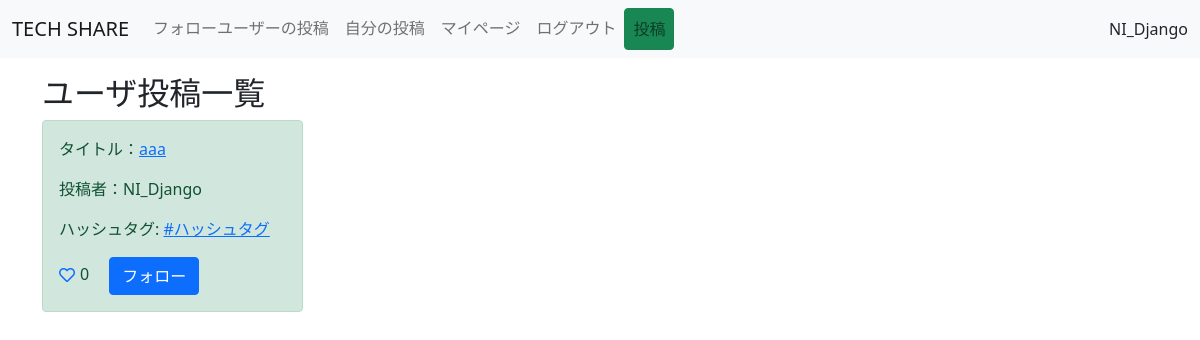
The page /mypost/ (signed in) on the database its author committed.
### snsapp/models.py (models this page shows, shortened)
class Post(models.Model):
   title = models.CharField(max_length=100)
   content = MarkdownxField('本文', help_text='Markdown形式で書いてください。')
   user = models.ForeignKey(User, on_delete=models.CASCADE)
   like = models.ManyToManyField(User, related_name='related_post', blank=True)
   created_at = models.DateTimeField(auto_now_add=True)
   tag = models.ManyToManyField(Tag)
   class Meta:
       ordering = ["-created_at"]

class Tag(models.Model):
    name = models.CharField(max_length=50)

### snsapp/views.py (the view)
# urls.py: path('mypost/', MyPost.as_view(), name='mypost'),
class MyPost(LoginRequiredMixin, ListView):
   model = Post
   template_name = 'snsapp/list.html'
   def get_queryset(self):
       return Post.objects.filter(user=self.request.user)

### template/snsapp/list.html (shortened to what this page needs)
{% extends 'base.html' %}
{% load static %}
{% block customcss %}
    <link rel="stylesheet" href="{% static 'style.css' %}">
{% endblock customcss %}
{% block content %}
<div class="container mt-3">
  <h2>ユーザ投稿一覧</h2>
  <div class="row">
    {% for item in object_list %}
    <div class="col-md-3">
      <div class="alert alert-success" role="alert">
         <p>タイトル：<a href="{% url 'snsapp:detail' item.pk %}">{{item.title}}</a></p>
         <p>投稿者：{{item.user.username}}</p>
         {% if item.tag.all %}
         <p>
           ハッシュタグ:
           {% for tag in item.tag.all %}
              {% if tag.name %}
              <a href="{% url 'snsapp:tagged-posts' tag.name %}">#{{ tag.name }}</a>
              {% endif %}
           {% endfor %}
         </p>
         {% endif %}
         {% if request.user in item.like.all %}
         <a href="{% url 'snsapp:like-home' item.pk %}" class="like-btn add-color" tabindex="-1" role="button" aria-disabled="true"><i class="far fa-heart"></i></a>{{item.like.count}}
         {% else %}
         <a href="{% url 'snsapp:like-home' item.pk %}" class="like-btn" tabindex="-1" role="button" aria-disabled="true"><i class="far fa-heart"></i></a>{{item.like.count}}
         {% endif %}
         {% if item.user in connection.0.following.all %}
         <a href="{% url 'account:follow-home' item.pk %}" class="btn btn-danger ms-3" tabindex="-1" role="button" aria-disabled="true">フォロー解除</a>
         {% else %}
         <a href="{% url 'account:follow-home' item.pk %}" class="btn btn-primary ms-3" tabindex="-1" role="button" aria-disabled="true">フォロー</a>
         {% endif %}
      </div>
    </div>
    {% endfor %}
  </div>
</div>
{% endblock content %}

### template/base.html (shortened to what this page needs)
{% load static %}
<!doctype html>
<html lang="ja">
  <head>
    <link href="https://cdn.jsdelivr.net/npm/bootstrap@5.0.0-beta3/dist/css/bootstrap.min.css" rel="stylesheet">
    <link rel="stylesheet" href="https://use.fontawesome.com/releases/v5.15.1/css/all.css">
    {% block customcss %}
    {% endblock customcss %}
  </head>
  <body>
    <nav class="navbar navbar-expand-lg navbar-light bg-light mb-3">
        <div class="container-fluid">
          <a class="navbar-brand" href="{% url 'snsapp:home' %}">TECH SHARE</a>
          <div class="collapse navbar-collapse" id="navbarNavAltMarkup">
            <div class="navbar-nav">
              <a class="nav-link" href="{% url 'account:follow-list' %}">フォローユーザーの投稿</a>
              <a class="nav-link" href="{% url 'snsapp:mypost' %}">自分の投稿</a>
              {% if user.is_authenticated %}
              <a class="nav-link" href="{% url 'account:my_page' request.user.pk %}">マイページ</a>
              <a class="nav-link" href="{% url 'account:logout' %}">ログアウト</a>
              {% else %}
              <a class="nav-link" href="{% url 'account:login' %}">ログイン</a>
              <a class="nav-link" href="{% url 'account:signup' %}">サインアップ</a>
              {% endif %}
              <a class="nav-link btn btn-success" href="{% url 'snsapp:create' %}" role="button">投稿</a>
            </div>
          </div>
          <div>
            {% if not user.is_authenticated %}
              ログイン or サインアップしてください
            {% else %}
              {{ request.user.username }}
            {% endif %}
          </div>
        </div>
      </nav>
      {% block content %}
      {% endblock content %}
  </body>
</html>

### static/style.css (style rules this page uses)
.like-btn { display: inline-block; margin-right: 5px; }

### rows shown on the page
Post: title "aaa", user.username "NI_Django", like.count "0", shows "フォロー"
Tag: name "ハッシュタグ"

### other values the page prints
{{ request.user.username }} "NI_Django"
